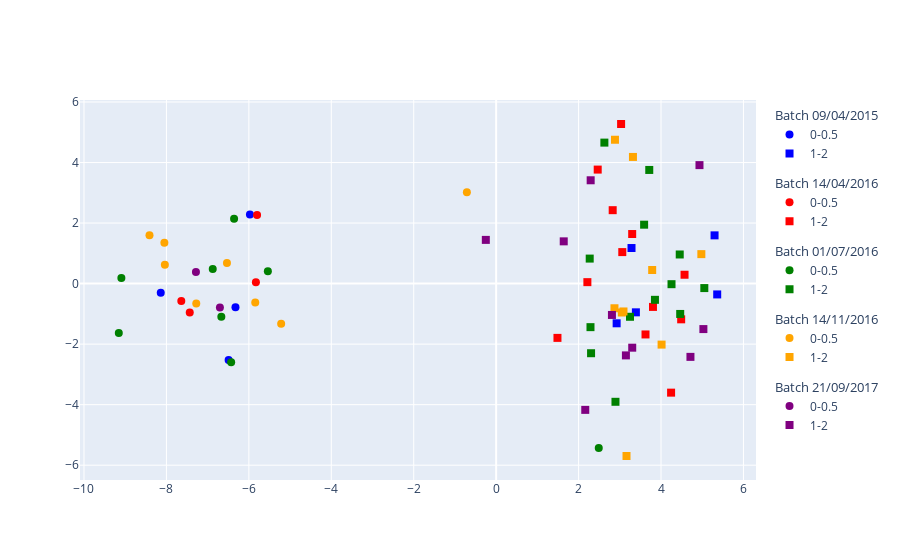

Here is the notebook cell this chart was saved with:
### Markdown cell above
### Reconstructing the data

### Code cell
recon_data = model.reconstruct()

plotPCoA(recon_data, sample_label=ad_count_sample_label, batch_label=ad_count_batch_label, experiment_label=ad_count_bio_label)

### Figure 1 — Plotly figure (JSON) as saved in the notebook; plotly's stock layout.template omitted (floating-point values rounded to 4 significant figures)
{"data": [{"legendgroup": "09/04/2015", "legendgrouptitle": {"text": "Batch 09/04/2015"}, "marker": {"color": ["blue", "blue", "blue", "blue"], "size": 8, "symbol": ["circle", "circle", "circle", "circle"]}, "mode": "markers", "name": "0-0.5", "type": "scatter", "x": [-6.491, -5.974, -8.138, -6.324], "y": [-2.521, 2.286, -0.3022, -0.7853]}, {"legendgroup": "09/04/2015", "legendgrouptitle": {"text": "Batch 09/04/2015"}, "marker": {"color": ["blue", "blue", "blue", "blue", "blue"], "size": 8, "symbol": ["square", "square", "square", "square", "square"]}, "mode": "markers", "name": "1-2", "type": "scatter", "x": [2.923, 3.284, 3.39, 5.363, 5.299], "y": [-1.312, 1.175, -0.9493, -0.3577, 1.594]}, {"legendgroup": "14/04/2016", "legendgrouptitle": {"text": "Batch 14/04/2016"}, "marker": {"color": ["red", "red", "red", "red"], "size": 8, "symbol": ["circle", "circle", "circle", "circle"]}, "mode": "markers", "name": "0-0.5", "type": "scatter", "x": [-7.434, -5.801, -7.639, -5.829], "y": [-0.9572, 2.267, -0.5745, 0.04825]}, {"legendgroup": "14/04/2016", "legendgrouptitle": {"text": "Batch 14/04/2016"}, "marker": {"color": ["red", "red", "red", "red", "red", "red", "red", "red", "red", "red", "red", "red"], "size": 8, "symbol": ["square", "square", "square", "square", "square", "square", "square", "square", "square", "square", "square", "square"]}, "mode": "markers", "name": "1-2", "type": "scatter", "x": [3.3, 2.213, 4.489, 4.571, 4.244, 3.06, 3.032, 2.828, 3.624, 2.464, 1.487, 3.805], "y": [1.638, 0.04784, -1.181, 0.293, -3.603, 1.041, 5.273, 2.426, -1.68, 3.767, -1.793, -0.7703]}, {"legendgroup": "01/07/2016", "legendgrouptitle": {"text": "Batch 01/07/2016"}, "marker": {"color": ["green", "green", "green", "green", "green", "green", "green", "green"], "size": 8, "symbol": ["circle", "circle", "circle", "circle", "circle", "circle", "circle", "circle"]}, "mode": "markers", "name": "0-0.5", "type": "scatter", "x": [-5.539, 2.49, -9.093, -6.877, -6.429, -6.668, -9.155, -6.358], "y": [0.4089, -5.434, 0.1886, 0.4861, -2.601, -1.093, -1.633, 2.14]}, {"legendgroup": "01/07/2016", "legendgrouptitle": {"text": "Batch 01/07/2016"}, "marker": {"color": ["green", "green", "green", "green", "green", "green", "green", "green", "green", "green", "green", "green", "green"], "size": 8, "symbol": ["square", "square", "square", "square", "square", "square", "square", "square", "square", "square", "square", "square", "square"]}, "mode": "markers", "name": "1-2", "type": "scatter", "x": [4.466, 4.255, 3.715, 2.289, 5.051, 4.454, 3.853, 3.59, 2.27, 2.303, 2.626, 2.895, 3.248], "y": [-1.003, -0.01954, 3.755, -1.439, -0.1479, 0.9621, -0.5359, 1.947, 0.8265, -2.3, 4.658, -3.905, -1.096]}, {"legendgroup": "14/11/2016", "legendgrouptitle": {"text": "Batch 14/11/2016"}, "marker": {"color": ["orange", "orange", "orange", "orange", "orange", "orange", "orange", "orange"], "size": 8, "symbol": ["circle", "circle", "circle", "circle", "circle", "circle", "circle", "circle"]}, "mode": "markers", "name": "0-0.5", "type": "scatter", "x": [-6.531, -5.845, -8.038, -7.276, -0.7101, -8.049, -5.216, -8.411], "y": [0.6827, -0.6211, 0.6254, -0.655, 3.015, 1.351, -1.33, 1.6]}, {"legendgroup": "14/11/2016", "legendgrouptitle": {"text": "Batch 14/11/2016"}, "marker": {"color": ["orange", "orange", "orange", "orange", "orange", "orange", "orange", "orange", "orange"], "size": 8, "symbol": ["square", "square", "square", "square", "square", "square", "square", "square", "square"]}, "mode": "markers", "name": "1-2", "type": "scatter", "x": [2.883, 3.163, 3.089, 2.871, 4.014, 3.049, 4.979, 3.319, 3.786], "y": [4.753, -5.696, -0.9205, -0.8147, -2.015, -0.9549, 0.9735, 4.185, 0.4493]}, {"legendgroup": "21/09/2017", "legendgrouptitle": {"text": "Batch 21/09/2017"}, "marker": {"color": ["purple", "purple"], "size": 8, "symbol": ["circle", "circle"]}, "mode": "markers", "name": "0-0.5", "type": "scatter", "x": [-6.702, -7.284], "y": [-0.7903, 0.38]}, {"legendgroup": "21/09/2017", "legendgrouptitle": {"text": "Batch 21/09/2017"}, "marker": {"color": ["purple", "purple", "purple", "purple", "purple", "purple", "purple", "purple", "purple", "purple"], "size": 8, "symbol": ["square", "square", "square", "square", "square", "square", "square", "square", "square", "square"]}, "mode": "markers", "name": "1-2", "type": "scatter", "x": [-0.2506, 3.301, 2.293, 2.162, 3.148, 4.933, 4.714, 5.028, 1.64, 2.809], "y": [1.444, -2.117, 3.414, -4.172, -2.372, 3.915, -2.421, -1.503, 1.396, -1.036]}], "layout": {}}
